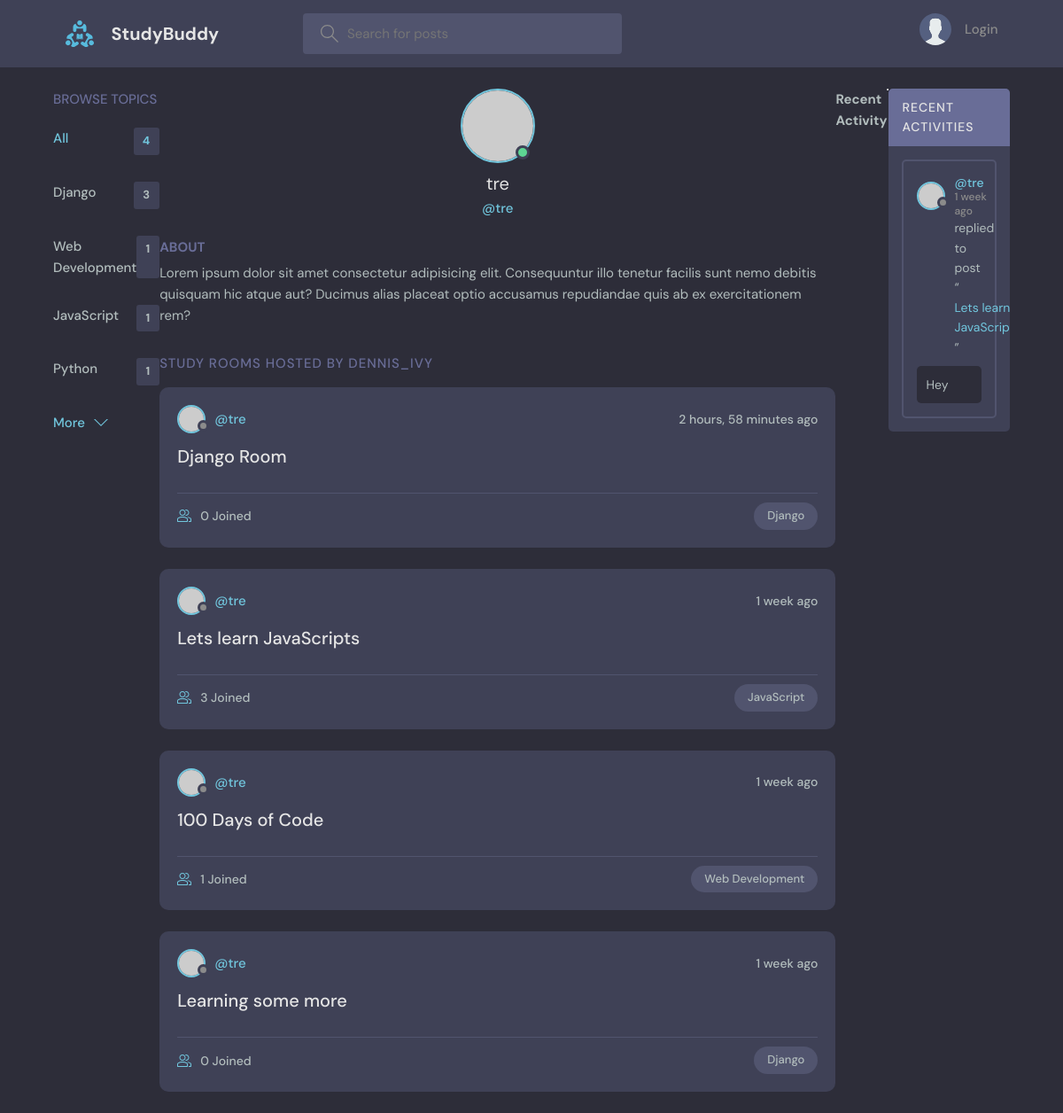
Page /profile/1/ on the committed database.
### base/models.py (models this page shows, shortened)
class Topic(models.Model):
    name = models.CharField(max_length=200)

class Room(models.Model):
    host = models.ForeignKey(User, on_delete=models.SET_NULL, null=True)
    topic = models.ForeignKey(Topic, on_delete=models.SET_NULL, null=True)
    name = models.CharField(max_length=200)
    description = models.TextField(null=True, blank = True)
    participants = models.ManyToManyField(User, related_name='participants', blank=True)
    updated = models.DateTimeField(auto_now=True)
    created = models.DateTimeField(auto_now_add=True)
    class Meta:
        ordering =['-updated', '-created']
    def __str__(self):
        return self.name

class Message(models.Model):
    user = models.ForeignKey(User, on_delete=models.CASCADE)
    room = models.ForeignKey(Room, on_delete=models.CASCADE)
    body = models.TextField()
    updated = models.DateTimeField(auto_now=True)
    created = models.DateTimeField(auto_now_add=True)
    class Meta:
        ordering =['-updated', '-created']

### base/views.py (the view)
# urls.py: path('profile/<str:pk>/', views.userProfile, name="user-profile"),
def userProfile(request, pk):
    user = User.objects.get(id=pk)
    rooms = user.room_set.all()
    room_messages = user.message_set.all()
    topics = Topic.objects.all()
    context = {'user': user, 'rooms': rooms,'room_messages': room_messages, 'topics': topics}
    return render(request, 'base/profile.html', context)

### templates/base/profile.html (shortened to what this page needs)
{% extends 'main.html' %}
{% block content %}
  <main class="profile-page layout layout--3">
    <div class="container">
      {% include 'base/topics_component.html' %}
      <div class="roomList">
        <div class="profile">
          <div class="profile__avatar">
            <div class="avatar avatar--large active">
              <img src="https://randomuser.me/api/portraits/men/11.jpg" />
            </div>
          </div>
          <div class="profile__info">
            <h3>{{user.username}}</h3>
            <p>@{{user.username}}</p>
          </div>
          <div class="profile__about">
            <h3>About</h3>
            <p>
              Lorem ipsum dolor sit amet consectetur adipisicing elit. Consequuntur illo tenetur
              facilis sunt nemo debitis quisquam hic atque aut? Ducimus alias placeat optio
              accusamus repudiandae quis ab ex exercitationem rem?
            </p>
          </div>
        </div>
        <div class="roomList__header">
          <div>
            <h2>Study Rooms Hosted by dennis_ivy</a>
            </h2>
          </div>
        </div>
        {% include 'base/feed_component.html' %}
      </div>
      {% include 'base/activity_component.html' %}
    </div>
  </main>
  {% endblock content %}

### templates/base/topics_component.html (shortened to what this page needs)
<!DOCTYPE html>
<html lang="en">
<head>
</head>
<body>
    <div class="topics">
        <div class="topics__header">
          <h2>Browse Topics</h2>
        </div>
        <ul class="topics__list">
          <li>
            <a href="{% url 'home' %}" class="active">All <span>{{topics.count}}</span></a>
          </li>
          {% for topic in topics %}
          <li>
            <a href="{% url 'home' %}?q={{topic.name}}">{{topic.name}}<span>{{topic.room_set.all.count}}</span></a>
          </li>
          {% endfor %}
        </ul>
        <a class="btn btn--link" href="topics.html">
          More
          <svg version="1.1" xmlns="http://www.w3.org/2000/svg" width="32" height="32" viewBox="0 0 32 32">
            <title>chevron-down</title>
            <path d="M16 21l-13-13h-3l16 16 16-16h-3l-13 13z"></path>
          </svg>
        </a>
      </div>
</body>
</html>

### templates/base/feed_component.html (shortened to what this page needs)
<!DOCTYPE html>
<html lang="en">
<head>
</head>
<body>
    {% for room in rooms %}
    <div class="roomListRoom">
        <div class="roomListRoom__header">
          <a href="{% url 'user-profile' room.host.id %}" class="roomListRoom__author">
            <div class="avatar avatar--small">
              <img src="https://randomuser.me/api/portraits/women/11.jpg" />
            </div>
            <span>@{{room.host.username}}</span>
          </a>
          <div class="roomListRoom__actions">
            <span>{{room.created|timesince}} ago</span>
          </div>
        </div>
        <div class="roomListRoom__content">
          <a href="{% url 'room' room.id %}">{{room.name}}</a>
        </div>
        <div class="roomListRoom__meta">
          <a href="{% url 'room' room.id %}" class="roomListRoom__joined">
            {{room.participants.all.count}} Joined
          </a>
          <p class="roomListRoom__topic">{{room.topic.name}}</p>
        </div>
      </div>
    {% endfor %}
</body>
</html>

### templates/base/activity_component.html (shortened to what this page needs)
<!DOCTYPE html>
<html lang="en">
<head>
</head>
<body>
    <h3>Recent Activity</h3>
    <hr>
    <div class="activities">
        <div class="activities__header">
          <h2>Recent Activities</h2>
        </div>
        {% for message in room_messages %}
        <div class="activities__box">
          <div class="activities__boxHeader roomListRoom__header">
            <a href="{% url 'user-profile' message.user.id %}" class="roomListRoom__author">
              <div class="avatar avatar--small">
                <img src="https://randomuser.me/api/portraits/women/11.jpg" />
              </div>
              <p>
                @{{message.user}}
                <span>{{message.created|timesince}} ago</span>
              </p>
            </a>
          </div>
          <div class="activities__boxContent">
            <p>replied to post “<a href="{% url 'room' message.room.id %}">{{message.room}}</a>”</p>
            <div class="activities__boxRoomContent">
              {{message.body}}
            </div>
          </div>
        </div>
        {% endfor %}
      </div>
</body>
</html>

### rows in the picture
Topic: name "Django", room_set.all.count "3"
Topic: name "Web Development", room_set.all.count "1"
Topic: name "JavaScript", room_set.all.count "1"
Topic: name "Python", room_set.all.count "1"
Room: host.username "tre", created "2 hours, 58 minutes", name "Django Room", participants.all.count "0", topic.name "Django"
Room: host.username "tre", created "1 week", name "Lets learn JavaScripts", participants.all.count "3", topic.name "JavaScript"
Room: host.username "tre", created "1 week", name "100 Days of Code", participants.all.count "1", topic.name "Web Development"
Room: host.username "tre", created "1 week", name "Learning some more", participants.all.count "0", topic.name "Django"
Message: user "tre", created "1 week", room "Lets learn…", body "Hey"

### other values in the picture
{{ topics.count }} "4"
{{ user.username }} "tre"
